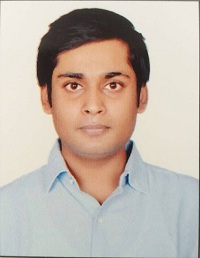
#> input picture NewBoston/PillowImages/myface1.jpg, 200 x 258 px
$ python Awesomemergeeffect.py
#> lines starting #> are read from the running program, lines starting #| are printed output that depends on the picture
from PIL import Image

img = Image.open("myface1.jpg")
#> img is the input picture: PIL image 200x258 RGB; mean R, G, B 194.1, 182.3, 171.6
img2 = Image.open("bullet.png")
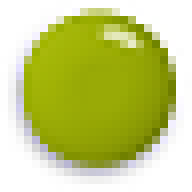
#> input picture NewBoston/PillowImages/bullet.png, 24 x 24 px (shown 8 times larger)
#> img2 is the input picture: PIL image 24x24 RGBA; mean R, G, B, A 196.9, 205.1, 126.8, 255

r, g, b = img.split()
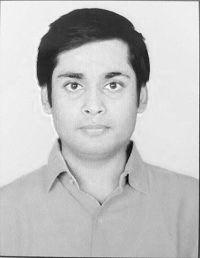
#> r: PIL image 200x258 L; min 6, max 255, mean 194.1
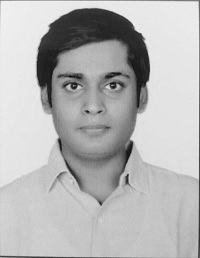
#> g: PIL image 200x258 L; min 13, max 247, mean 182.3
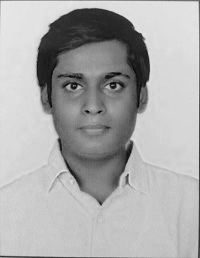
#> b: PIL image 200x258 L; min 0, max 238, mean 171.6
print(img.mode)
#| RGB
print(img2.mode)
#| RGBA
r1, g1, b1, a = img2.split()
#> a: PIL image 24x24 L; every value is 255

new_img = Image.merge("RGB", (r, g, b))
new_img2 = Image.merge("RGB", (b, g, r))
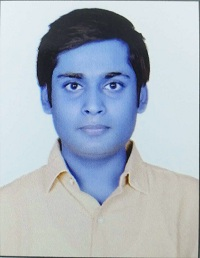
#> new_img2: PIL image 200x258 RGB; mean R, G, B 171.6, 182.3, 194.1
new_img3 = Image.merge("RGB", (g, r, b))
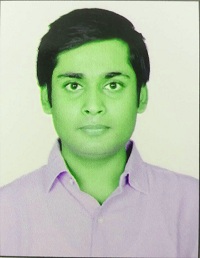
#> new_img3: PIL image 200x258 RGB; mean R, G, B 182.3, 194.1, 171.6

new_img4 = Image.merge("RGB", (g1, a, b1))
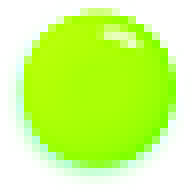
#> new_img4: PIL image 24x24 RGB (shown 8 times larger); mean R, G, B 205.1, 255, 126.8
new_img.show()
new_img2.show()
new_img3.show()
new_img4.show()
